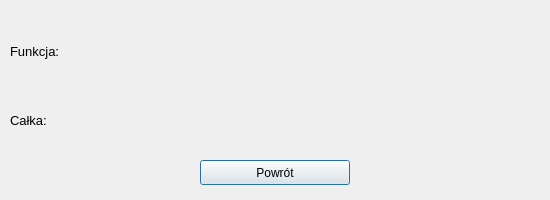
<?xml version="1.0" encoding="UTF-8"?>
<ui version="4.0">
 <class>WynCalka</class>
 <widget class="QDialog" name="WynCalka">
  <property name="geometry">
   <rect>
    <x>0</x>
    <y>0</y>
    <width>550</width>
    <height>200</height>
   </rect>
  </property>
  <property name="minimumSize">
   <size>
    <width>550</width>
    <height>200</height>
   </size>
  </property>
  <property name="maximumSize">
   <size>
    <width>550</width>
    <height>200</height>
   </size>
  </property>
  <property name="windowTitle">
   <string>Dialog</string>
  </property>
  <widget class="QWidget" name="verticalLayoutWidget">
   <property name="geometry">
    <rect>
     <x>10</x>
     <y>20</y>
     <width>65</width>
     <height>131</height>
    </rect>
   </property>
   <layout class="QVBoxLayout" name="verticalLayout_3">
    <item>
     <widget class="QLabel" name="lab_1">
      <property name="font">
       <font>
        <pointsize>10</pointsize>
       </font>
      </property>
      <property name="text">
       <string>Funkcja:</string>
      </property>
     </widget>
    </item>
    <item>
     <widget class="QLabel" name="lab_2">
      <property name="font">
       <font>
        <pointsize>10</pointsize>
       </font>
      </property>
      <property name="text">
       <string>Całka:</string>
      </property>
     </widget>
    </item>
   </layout>
  </widget>
  <widget class="QWidget" name="verticalLayoutWidget_2">
   <property name="geometry">
    <rect>
     <x>80</x>
     <y>20</y>
     <width>451</width>
     <height>131</height>
    </rect>
   </property>
   <layout class="QVBoxLayout" name="verticalLayout_4">
    <item>
     <widget class="QLabel" name="lab_funkcja">
      <property name="enabled">
       <bool>true</bool>
      </property>
      <property name="text">
       <string/>
      </property>
     </widget>
    </item>
    <item>
     <widget class="QLabel" name="lab_wynCalka">
      <property name="text">
       <string/>
      </property>
      <property name="textFormat">
       <enum>Qt::PlainText</enum>
      </property>
      <property name="textInteractionFlags">
       <set>Qt::LinksAccessibleByMouse|Qt::TextSelectableByKeyboard|Qt::TextSelectableByMouse</set>
      </property>
     </widget>
    </item>
   </layout>
  </widget>
  <widget class="QPushButton" name="Btn_back">
   <property name="geometry">
    <rect>
     <x>200</x>
     <y>160</y>
     <width>150</width>
     <height>25</height>
    </rect>
   </property>
   <property name="text">
    <string>Powrót</string>
   </property>
  </widget>
 </widget>
 <resources/>
 <connections>
  <connection>
   <sender>Btn_back</sender>
   <signal>clicked()</signal>
   <receiver>WynCalka</receiver>
   <slot>close()</slot>
   <hints>
    <hint type="sourcelabel">
     <x>214</x>
     <y>173</y>
    </hint>
    <hint type="destinationlabel">
     <x>192</x>
     <y>169</y>
    </hint>
   </hints>
  </connection>
 </connections>
 <slots>
  <slot>fun_backToMain()</slot>
 </slots>
</ui>
